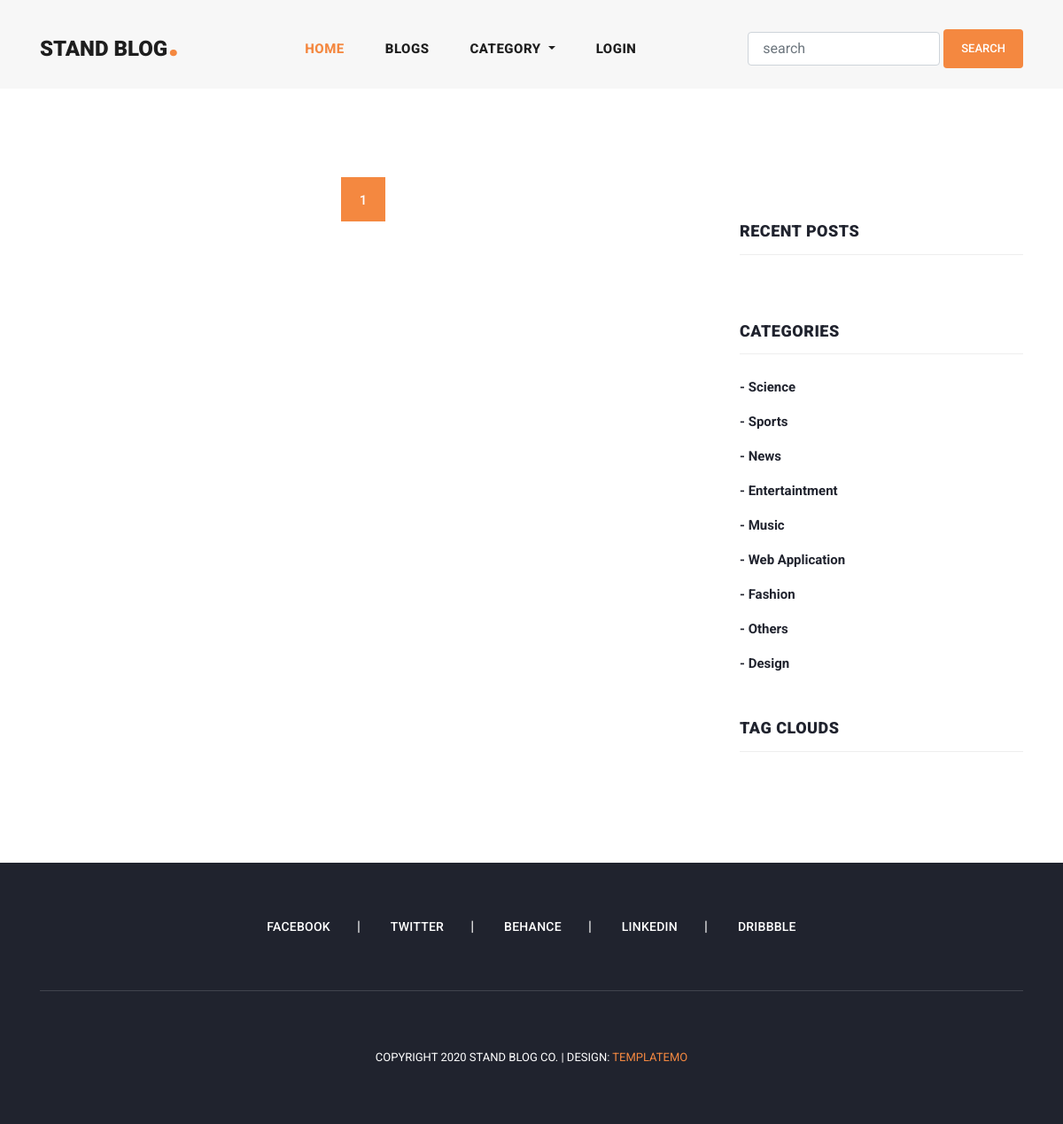
The app's page /category_blogs/science/ with its own data.
### blog/models.py (models this page shows, shortened)
class Category(models.Model):
    title = models.CharField(max_length=150, unique=True)
    slug = models.SlugField(null=True, blank=True)
    created = models.DateField(auto_now_add=True)

### blog/views.py (the view)
# urls.py: path('category_blogs/<str:slug>/',category_blogs,name='category_blogs'),
def category_blogs(request,slug):
    category = get_object_or_404(Category, slug=slug)
    queryset = category.category_blogs.all()
    tags = Tag.objects.order_by('created')[:4]
    page = request.GET.get('page',1)
    paginator = Paginator(queryset, 2)
    recentblogs = Blog.objects.order_by('-created')[:5]
    try:
        blogs = paginator.page(page)
    except EmptyPage:
        blogs = paginator.page(1)
    except PageNotAnInteger:
        blogs = paginator.page(1)
        return redirect('blogs')
    context = {"blogs": blogs, "tags": tags, "recentblogs": recentblogs}
    return render(request, 'category_blogs.html',context)

### blog/context_processors.py (called while the page is built)
def get_all_categories(request):
    categories = Category.objects.all()
    context = {
        "categories": categories
    }
    return context

### user/context_processors.py (called while the page is built)
def user_notification(request):
    context = {}
    if request.user.is_authenticated:
        notifications = Notification.objects.filter(user=request.user).order_by('created')
        unseen = notifications.exclude(is_seen = True)
        context['notifications'] = notifications
        context['unseen'] = unseen.count()
    return context

### templates/category_blogs.html (shortened to what this page needs)
{% extends 'main.html' %}
{% load static %}
{% block content %}
    <section class="blog-posts grid-system">
      <div class="container">
        <div class="row">
          <div class="col-lg-8">
            <div class="all-blog-posts">
              <div class="row">
                <div class="col-lg-12">
                  {% include 'pagination.html' %}
                </div>
              </div>
            </div>
          </div>
          {% include 'sidebar.html' with blogs=recentblogs %}
        </div>
      </div>
    </section>
{% endblock content %}

### templates/sidebar.html (shortened to what this page needs)
<div class="col-lg-4">
    <div class="sidebar">
      <div class="row">
        <div class="col-lg-12">
          <div class="sidebar-item recent-posts">
            <div class="sidebar-heading">
              <h2>Recent Posts</h2>
            </div>
          </div>
        </div>
        <div class="col-lg-12">
          <div class="sidebar-item categories">
            <div class="sidebar-heading">
              <h2>Categories</h2>
            </div>
            <div class="content">
              <ul>
                {% for category in categories %}
                <li><a href="{% url  'category_blogs' category.slug %}">- {{category.title}}</a></li>
                {% endfor %}
              </ul>
            </div>
          </div>
        </div>
        <div class="col-lg-12">
          <div class="sidebar-item tags">
            <div class="sidebar-heading">
              <h2>Tag Clouds</h2>
            </div>
          </div>
        </div>
      </div>
    </div>
  </div>

### static/css/templatemo-stand-blog.css (style rules this page uses)
body { font-family: 'Roboto', sans-serif; overflow-x: hidden; text-rendering: optimizeLegibility; -webkit-font-smoothing: antialiased; -moz-osx-font-smoothing: grayscale; }
a { text-decoration: none!important; }
ul { padding: 0; margin: 0; list-style: none; }
h1,h2,h3,h4,h5,h6 { margin: 0px; }
.blog-posts { margin-top: 100px; }
.blog-posts .sidebar-heading h2 { font-size: 18px; text-transform: uppercase; font-weight: 900; letter-spacing: 0.5px; color: #20232e; border-bottom: 1px solid #eee; padding-bottom: 15px; margin-bottom: 25px; }
.sidebar { margin-left: 30px; }
.sidebar .sidebar-item { margin-top: 50px; }
.sidebar .sidebar-heading h2 { font-size: 18px; text-transform: uppercase; font-weight: 900; letter-spacing: 0.5px; color: #20232e; border-bottom: 1px solid #eee; padding-bottom: 15px; margin-bottom: 25px; }
.sidebar .categories ul li { margin-bottom: 15px; }
.sidebar .categories ul li:last-child { margin-bottom: 0px; }
.sidebar .categories ul li a { font-size: 15px; font-weight: 700; color: #20232e; transition: all .3s; }

### records on screen
Category: title "Science"
Category: title "Sports"
Category: title "News"
Category: title "Entertaintment"
Category: title "Music"
Category: title "Web Application"
Category: title "Fashion"
Category: title "Others"
Category: title "Design"

### other values on screen
{{ page }} "1"
